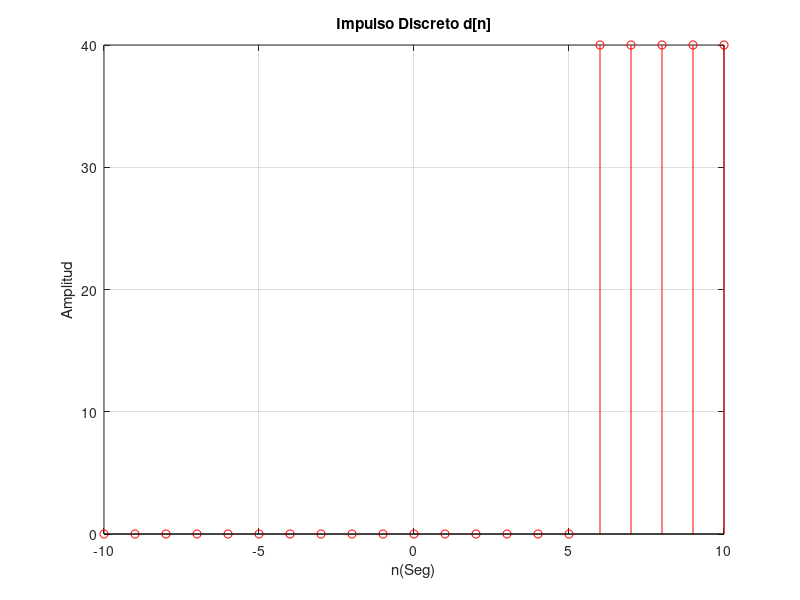

Write MATLAB code to recreate this figure.
nmax=+10; # límite superior de la escala de tiempo
nmin=-10; # límite inferior de la escala de tiempo
t=-6;      # señala adelanto o retraso del pulso      
A=40;     # amplitud del pulso 
nn =nmin:nmax; # Rango de tiempo discreto
# valor de cada muestra en el tiempo discreto
x = [zeros(1, abs(nmin)-t) A A*(ones(1,abs(nmax)+t))];
stem(nn,x,'r');
xlabel('n(Seg)');  ylabel('Amplitud');
title('Impulso Discreto d[n]');
grid on;
